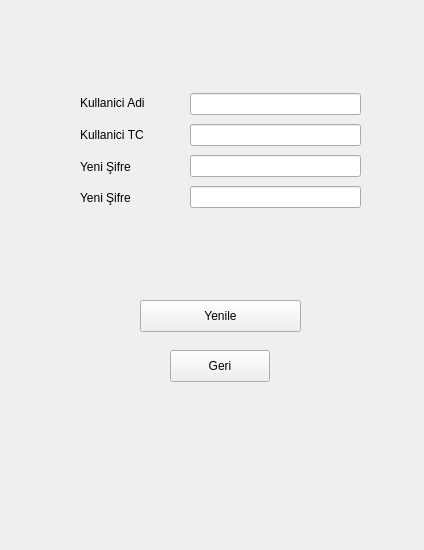
<?xml version="1.0" encoding="UTF-8"?>
<ui version="4.0">
 <class>sifremiUnuttumSC</class>
 <widget class="QWidget" name="sifremiUnuttumSC">
  <property name="geometry">
   <rect>
    <x>0</x>
    <y>0</y>
    <width>424</width>
    <height>550</height>
   </rect>
  </property>
  <property name="windowTitle">
   <string>Form</string>
  </property>
  <widget class="QPushButton" name="pbGeri">
   <property name="geometry">
    <rect>
     <x>170</x>
     <y>350</y>
     <width>100</width>
     <height>32</height>
    </rect>
   </property>
   <property name="text">
    <string>Geri</string>
   </property>
  </widget>
  <widget class="QPushButton" name="pbYenile">
   <property name="geometry">
    <rect>
     <x>140</x>
     <y>300</y>
     <width>161</width>
     <height>32</height>
    </rect>
   </property>
   <property name="text">
    <string>Yenile</string>
   </property>
  </widget>
  <widget class="QLabel" name="labelSifreDurum">
   <property name="geometry">
    <rect>
     <x>190</x>
     <y>270</y>
     <width>151</width>
     <height>20</height>
    </rect>
   </property>
   <property name="text">
    <string/>
   </property>
  </widget>
  <widget class="QWidget" name="layoutWidget">
   <property name="geometry">
    <rect>
     <x>80</x>
     <y>90</y>
     <width>111</width>
     <height>121</height>
    </rect>
   </property>
   <layout class="QVBoxLayout" name="verticalLayout">
    <item>
     <widget class="QLabel" name="label">
      <property name="text">
       <string>Kullanici Adi</string>
      </property>
     </widget>
    </item>
    <item>
     <widget class="QLabel" name="label_2">
      <property name="text">
       <string>Kullanici TC</string>
      </property>
     </widget>
    </item>
    <item>
     <widget class="QLabel" name="label_3">
      <property name="text">
       <string>Yeni Şifre</string>
      </property>
     </widget>
    </item>
    <item>
     <widget class="QLabel" name="label_4">
      <property name="text">
       <string>Yeni Şifre</string>
      </property>
     </widget>
    </item>
   </layout>
  </widget>
  <widget class="QWidget" name="layoutWidget">
   <property name="geometry">
    <rect>
     <x>190</x>
     <y>90</y>
     <width>171</width>
     <height>121</height>
    </rect>
   </property>
   <layout class="QVBoxLayout" name="verticalLayout_2">
    <item>
     <widget class="QLineEdit" name="lneSYadi"/>
    </item>
    <item>
     <widget class="QLineEdit" name="lneSYtc"/>
    </item>
    <item>
     <widget class="QLineEdit" name="lneSYyenisifre"/>
    </item>
    <item>
     <widget class="QLineEdit" name="lneSYyenisifre2"/>
    </item>
   </layout>
  </widget>
 </widget>
 <resources/>
 <connections/>
</ui>
